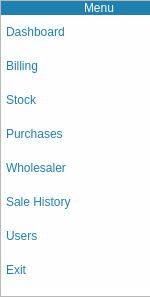
     <widget class="QFrame" name="slide_menu_container">
      <property name="sizePolicy">
       <sizepolicy hsizetype="Preferred" vsizetype="Preferred">
        <horstretch>0</horstretch>
        <verstretch>0</verstretch>
       </sizepolicy>
      </property>
      <property name="minimumSize">
       <size>
        <width>150</width>
        <height>0</height>
       </size>
      </property>
      <property name="maximumSize">
       <size>
        <width>0</width>
        <height>16777215</height>
       </size>
      </property>
      <property name="frameShape">
       <enum>QFrame::StyledPanel</enum>
      </property>
      <property name="frameShadow">
       <enum>QFrame::Sunken</enum>
      </property>
      <layout class="QVBoxLayout" name="verticalLayout_2">
       <property name="spacing">
        <number>0</number>
       </property>
       <property name="leftMargin">
        <number>0</number>
       </property>
       <property name="topMargin">
        <number>0</number>
       </property>
       <property name="rightMargin">
        <number>0</number>
       </property>
       <property name="bottomMargin">
        <number>0</number>
       </property>
       <item>
        <widget class="QFrame" name="slide">
         <property name="minimumSize">
          <size>
           <width>196</width>
           <height>0</height>
          </size>
         </property>
         <property name="styleSheet">
          <string notr="true">background-color: rgb(255, 255, 255);</string>
         </property>
         <property name="frameShape">
          <enum>QFrame::NoFrame</enum>
         </property>
         <property name="frameShadow">
          <enum>QFrame::Sunken</enum>
         </property>
         <layout class="QVBoxLayout" name="verticalLayout_5">
          <property name="spacing">
           <number>0</number>
          </property>
          <property name="leftMargin">
           <number>0</number>
          </property>
          <property name="topMargin">
           <number>0</number>
          </property>
          <property name="rightMargin">
           <number>0</number>
          </property>
          <item alignment="Qt::AlignTop">
           <widget class="QFrame" name="frame_3">
            <property name="frameShape">
             <enum>QFrame::NoFrame</enum>
            </property>
            <property name="frameShadow">
             <enum>QFrame::Plain</enum>
            </property>
            <layout class="QVBoxLayout" name="verticalLayout_8">
             <property name="spacing">
              <number>0</number>
             </property>
             <property name="leftMargin">
              <number>0</number>
             </property>
             <property name="topMargin">
              <number>0</number>
             </property>
             <property name="rightMargin">
              <number>0</number>
             </property>
             <property name="bottomMargin">
              <number>0</number>
             </property>
             <item>
              <widget class="QLabel" name="label_4">
               <property name="styleSheet">
                <string notr="true">color: rgb(255, 255, 255);

background-color: rgb(30, 129, 176);
font: 75 20pt &quot;Century Gothic&quot;;
</string>
               </property>
               <property name="frameShape">
                <enum>QFrame::NoFrame</enum>
               </property>
               <property name="frameShadow">
                <enum>QFrame::Sunken</enum>
               </property>
               <property name="text">
                <string>Menu</string>
               </property>
               <property name="alignment">
                <set>Qt::AlignCenter</set>
               </property>
              </widget>
             </item>
            </layout>
           </widget>
          </item>
          <item>
           <widget class="QFrame" name="frame_7">
            <property name="sizePolicy">
             <sizepolicy hsizetype="Preferred" vsizetype="Expanding">
              <horstretch>0</horstretch>
              <verstretch>0</verstretch>
             </sizepolicy>
            </property>
            <property name="styleSheet">
             <string notr="true">
color: rgb(30, 129, 176);
background-color: rgb(30, 129, 176);



</string>
            </property>
            <property name="frameShape">
             <enum>QFrame::NoFrame</enum>
            </property>
            <property name="frameShadow">
             <enum>QFrame::Sunken</enum>
            </property>
            <layout class="QVBoxLayout" name="verticalLayout_9">
             <property name="spacing">
              <number>0</number>
             </property>
             <property name="leftMargin">
              <number>0</number>
             </property>
             <property name="topMargin">
              <number>0</number>
             </property>
             <property name="rightMargin">
              <number>0</number>
             </property>
             <property name="bottomMargin">
              <number>0</number>
             </property>
             <item>
              <widget class="QPushButton" name="btn1">
               <property name="styleSheet">
                <string notr="true">background-color: #fefeff;
padding: 10px 5px;
text-align: left;
font: 75 16pt &quot;Century Gothic&quot;;
border-top-left-radius: 20px ;
border-bottom-left-radius: 20px ;
border-top-right-radius: 20px ;
border-bottom-right-radius: 20px ;</string>
               </property>
               <property name="text">
                <string>Dashboard</string>
               </property>
               <property name="icon">
                <iconset resource="blue_icons.qrc">
                 <normaloff>:/icons_blue/icons/home.svg</normaloff>:/icons_blue/icons/home.svg</iconset>
               </property>
               <property name="iconSize">
                <size>
                 <width>25</width>
                 <height>25</height>
                </size>
               </property>
               <property name="autoDefault">
                <bool>false</bool>
               </property>
               <property name="default">
                <bool>false</bool>
               </property>
               <property name="flat">
                <bool>false</bool>
               </property>
              </widget>
             </item>
             <item>
              <widget class="QPushButton" name="btn2">
               <property name="styleSheet">
                <string notr="true">background-color: #fefeff;
padding: 10px 5px;
text-align: left;
font: 75 16pt &quot;Century Gothic&quot;;
border-top-left-radius: 20px ;
border-bottom-left-radius: 20px ;
border-top-right-radius: 20px ;
border-bottom-right-radius: 20px ;</string>
               </property>
               <property name="text">
                <string>Billing</string>
               </property>
               <property name="icon">
                <iconset resource="blue_icons.qrc">
                 <normaloff>:/icons_blue/icons/shopping-bag.svg</normaloff>:/icons_blue/icons/shopping-bag.svg</iconset>
               </property>
               <property name="iconSize">
                <size>
                 <width>25</width>
                 <height>25</height>
                </size>
               </property>
               <property name="flat">
                <bool>false</bool>
               </property>
              </widget>
             </item>
             <item>
              <widget class="QPushButton" name="btn3">
               <property name="styleSheet">
                <string notr="true">background-color: #fefeff;
padding: 10px 5px;
text-align: left;
font: 75 16pt &quot;Century Gothic&quot;;
border-top-left-radius: 20px ;
border-bottom-left-radius: 20px ;
border-top-right-radius: 20px ;
border-bottom-right-radius: 20px ;</string>
               </property>
               <property name="text">
                <string>Stock</string>
               </property>
               <property name="icon">
                <iconset resource="blue_icons.qrc">
                 <normaloff>:/icons_blue/icons/box.svg</normaloff>:/icons_blue/icons/box.svg</iconset>
               </property>
               <property name="iconSize">
                <size>
                 <width>25</width>
                 <height>25</height>
                </size>
               </property>
               <property name="flat">
                <bool>false</bool>
               </property>
              </widget>
             </item>
             <item>
              <widget class="QPushButton" name="btn4">
               <property name="styleSheet">
                <string notr="true">background-color: #fefeff;
padding: 10px 5px;
text-align: left;
font: 75 16pt &quot;Century Gothic&quot;;
border-top-left-radius: 20px ;
border-bottom-left-radius: 20px ;
border-top-right-radius: 20px ;
border-bottom-right-radius: 20px ;</string>
               </property>
               <property name="text">
                <string>Purchases</string>
               </property>
               <property name="icon">
                <iconset resource="blue_icons.qrc">
                 <normaloff>:/icons_blue/icons/shopping-cart.svg</normaloff>:/icons_blue/icons/shopping-cart.svg</iconset>
               </property>
               <property name="iconSize">
                <size>
                 <width>25</width>
                 <height>25</height>
                </size>
               </property>
               <property name="flat">
                <bool>false</bool>
               </property>
              </widget>
             </item>
             <item>
              <widget class="QPushButton" name="btn5">
               <property name="styleSheet">
                <string notr="true">background-color: #fefeff;
padding: 10px 5px;
text-align: left;
font: 75 16pt &quot;Century Gothic&quot;;
border-top-left-radius: 20px ;
border-bottom-left-radius: 20px ;
border-top-right-radius: 20px ;
border-bottom-right-radius: 20px ;</string>
               </property>
               <property name="text">
                <string>Wholesaler</string>
               </property>
               <property name="icon">
                <iconset resource="blue_icons.qrc">
                 <normaloff>:/icons_blue/icons/truck.svg</normaloff>:/icons_blue/icons/truck.svg</iconset>
               </property>
               <property name="iconSize">
                <size>
                 <width>25</width>
                 <height>25</height>
                </size>
               </property>
               <property name="flat">
                <bool>false</bool>
               </property>
              </widget>
             </item>
             <item>
              <widget class="QPushButton" name="btn6">
               <property name="styleSheet">
                <string notr="true">background-color: #fefeff;
padding: 10px 5px;
text-align: left;
font: 75 16pt &quot;Century Gothic&quot;;
border-top-left-radius: 20px ;
border-bottom-left-radius: 20px ;
border-top-right-radius: 20px ;
border-bottom-right-radius: 20px ;</string>
               </property>
               <property name="text">
                <string>Sale History</string>
               </property>
               <property name="icon">
                <iconset resource="blue_icons.qrc">
                 <normaloff>:/icons_blue/icons/trending-up.svg</normaloff>:/icons_blue/icons/trending-up.svg</iconset>
               </property>
               <property name="iconSize">
                <size>
                 <width>25</width>
                 <height>25</height>
                </size>
               </property>
               <property name="flat">
                <bool>false</bool>
               </property>
              </widget>
             </item>
             <item>
              <widget class="QPushButton" name="btn7">
               <property name="styleSheet">
                <string notr="true">background-color: #fefeff;
padding: 10px 5px;
text-align: left;
font: 75 16pt &quot;Century Gothic&quot;;
border-top-left-radius: 20px ;
border-bottom-left-radius: 20px ;
border-top-right-radius: 20px ;
border-bottom-right-radius: 20px ;</string>
               </property>
               <property name="text">
                <string>Users</string>
               </property>
               <property name="icon">
                <iconset resource="blue_icons.qrc">
                 <normaloff>:/icons_blue/icons/users.svg</normaloff>:/icons_blue/icons/users.svg</iconset>
               </property>
               <property name="iconSize">
                <size>
                 <width>25</width>
                 <height>25</height>
                </size>
               </property>
               <property name="flat">
                <bool>false</bool>
               </property>
              </widget>
             </item>
             <item>
              <widget class="QPushButton" name="pushButton_5">
               <property name="styleSheet">
                <string notr="true">background-color: #fefeff;
padding: 10px 5px;
text-align: left;
font: 75 16pt &quot;Century Gothic&quot;;
border-top-left-radius: 20px ;
border-bottom-left-radius: 20px ;
border-top-right-radius: 20px ;
border-bottom-right-radius: 20px ;</string>
               </property>
               <property name="text">
                <string>Exit</string>
               </property>
               <property name="icon">
                <iconset resource="blue_icons.qrc">
                 <normaloff>:/icons_blue/icons/log-out.svg</normaloff>:/icons_blue/icons/log-out.svg</iconset>
               </property>
               <property name="iconSize">
                <size>
                 <width>25</width>
                 <height>25</height>
                </size>
               </property>
               <property name="flat">
                <bool>false</bool>
               </property>
              </widget>
             </item>
            </layout>
           </widget>
          </item>
         </layout>
        </widget>
       </item>
      </layout>
     </widget>
